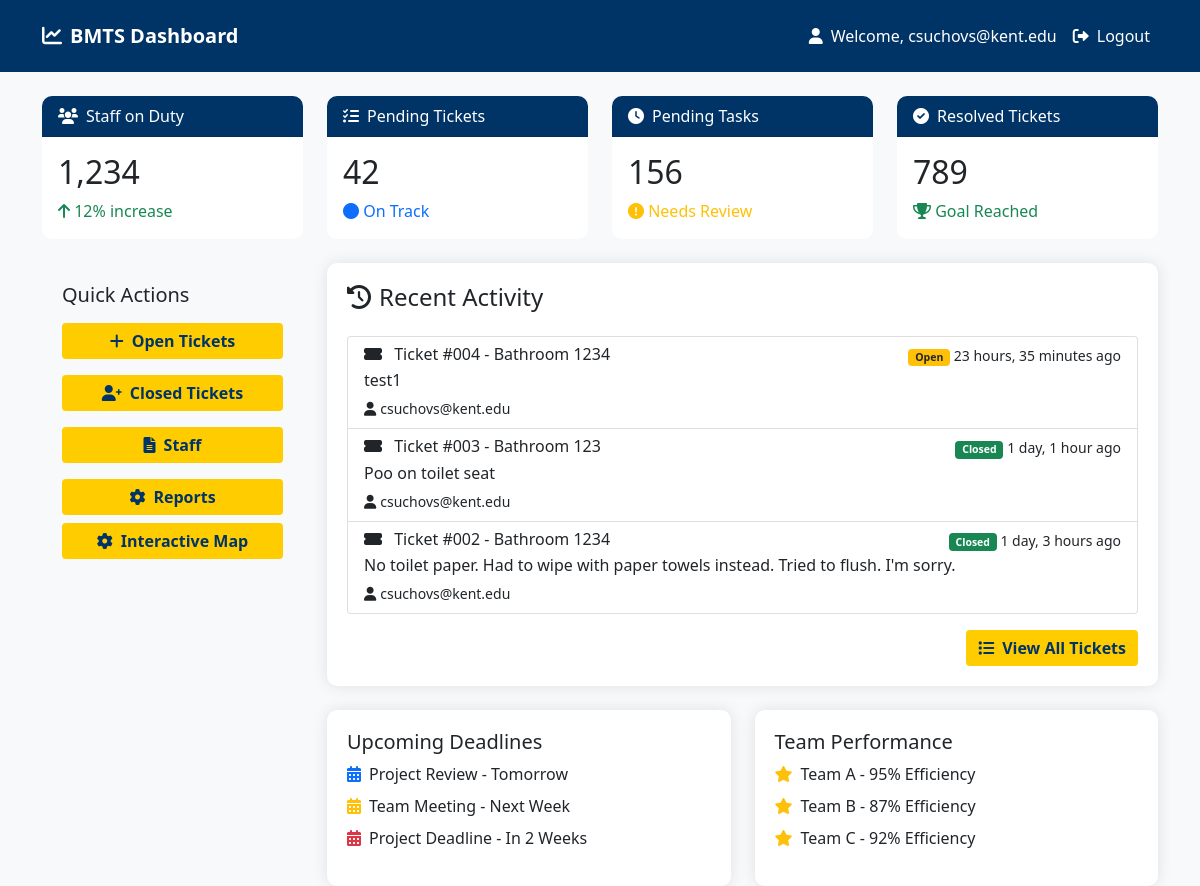
/ (signed in), run on the app's committed database.
### bmts/models.py (models this page shows, shortened)
class Staff(AbstractBaseUser, PermissionsMixin):
    email = models.EmailField(unique=True)
    first_name = models.CharField(max_length=30)
    last_name = models.CharField(max_length=30)
    is_active = models.BooleanField(default=True)
    is_staff = models.BooleanField(default=False)
    date_joined = models.DateTimeField(auto_now_add=True)
    objects = StaffManager()
    USERNAME_FIELD = 'email'
    REQUIRED_FIELDS = ['first_name', 'last_name']

class MaintenanceTicket(models.Model):
    STATUS_CHOICES = [
        ('Open', 'Open'),
        ('Closed', 'Closed'),
    ]
    bathroom_number = models.CharField(max_length=50)
    email = models.EmailField()
    description = models.TextField()
    date_submitted = models.DateTimeField(auto_now_add=True)
    date_closed = models.DateTimeField(null=True, blank=True)
    status = models.CharField(max_length=20, choices=STATUS_CHOICES, default='Open')
    ticket_number = models.CharField(max_length=10, unique=True, blank=True)

### bmts/views.py (the view)
# urls.py: path('', views.index, name='index'),
@login_required
def index(request):
    recent_tickets = MaintenanceTicket.objects.all().order_by('-date_submitted')[:3]
    context = {
        'recent_tickets': recent_tickets,
    }
    return render(request, 'bmts/index.html', context)

### bmts/templates/bmts/index.html (shortened to what this page needs)
<!DOCTYPE html>
<html>
<head>
    <link href="https://cdn.jsdelivr.net/npm/bootstrap@5.1.3/dist/css/bootstrap.min.css" rel="stylesheet">
    <link href="https://cdnjs.cloudflare.com/ajax/libs/font-awesome/6.0.0/css/all.min.css" rel="stylesheet">
</head>
<body class="bg-light">
    <nav class="navbar navbar-expand-lg">
        <div class="container">
            <a class="navbar-brand fw-bold" href="{% url 'bmts:index' %}">
                <i class="fas fa-chart-line me-2"></i>BMTS Dashboard
            </a>
            <div class="navbar-nav ms-auto">
                {% if user.is_authenticated %}
                    <span class="nav-item nav-link welcome-text">
                        <i class="fas fa-user me-2"></i>Welcome, {{ user.email }}
                    </span>
                    <a class="nav-item nav-link" href="{% url 'bmts:logout' %}">
                        <i class="fas fa-sign-out-alt me-2"></i>Logout
                    </a>
                {% endif %}
            </div>
        </div>
    </nav>
    <div class="container mt-4">
        <div class="row mb-4">
            <div class="col-md-3">
                <div class="card stat-card">
                    <div class="card-header">
                        <i class="fas fa-users me-2"></i>Staff on Duty
                    </div>
                    <div class="card-body">
                        <h2 class="card-title">1,234</h2>
                        <p class="card-text text-success"><i class="fas fa-arrow-up"></i> 12% increase</p>
                    </div>
                </div>
            </div>
            <div class="col-md-3">
                <div class="card stat-card">
                    <div class="card-header">
                        <i class="fas fa-tasks me-2"></i>Pending Tickets
                    </div>
                    <div class="card-body">
                        <h2 class="card-title">42</h2>
                        <p class="card-text text-primary"><i class="fas fa-circle"></i> On Track</p>
                    </div>
                </div>
            </div>
            <div class="col-md-3">
                <div class="card stat-card">
                    <div class="card-header">
                        <i class="fas fa-clock me-2"></i>Pending Tasks
                    </div>
                    <div class="card-body">
                        <h2 class="card-title">156</h2>
                        <p class="card-text text-warning"><i class="fas fa-exclamation-circle"></i> Needs Review</p>
                    </div>
                </div>
            </div>
            <div class="col-md-3">
                <div class="card stat-card">
                    <div class="card-header">
                        <i class="fas fa-check-circle me-2"></i>Resolved Tickets
                    </div>
                    <div class="card-body">
                        <h2 class="card-title">789</h2>
                        <p class="card-text text-success"><i class="fas fa-trophy"></i> Goal Reached</p>
                    </div>
                </div>
            </div>
        </div>
        <div class="row">
            <div class="col-md-3">
                <div class="sidebar mb-4">
                    <h5 class="mb-3">Quick Actions</h5>
                    <div class="d-grid gap-2">
                        <a href="{% url 'bmts:open_tickets' %}" class="btn quick-action mb-2">
                            <i class="fas fa-plus me-2"></i>Open Tickets
                        </a>
                        <a href="{% url 'bmts:closed_tickets' %}" class="btn quick-action mb-2">
                            <i class="fas fa-user-plus me-2"></i>Closed Tickets
                        </a>
                        <a href="{% url 'bmts:staff' %}" class="btn quick-action mb-2">
                            <i class="fas fa-file-alt me-2"></i>Staff
                        </a>
                        <a href="{% url 'bmts:reports' %}" class="btn quick-action">
                            <i class="fas fa-cog me-2"></i>Reports
                        </a>
                        <a href="{% url 'bmts:map' %}" class="btn quick-action">
                            <i class="fas fa-cog me-2"></i>Interactive Map
                        </a>
                    </div>
                </div>
            </div>
            <div class="col-md-9">
                <div class="chart-container mb-4">
                    <h4 class="mb-4">
                        <i class="fas fa-history me-2"></i>Recent Activity
                    </h4>
                    <div class="list-group">
                        {% for ticket in recent_tickets %}
                        <a href="{% url 'bmts:open_tickets' %}" class="list-group-item list-group-item-action">
                            <div class="d-flex w-100 justify-content-between">
                                <h6 class="mb-1">
                                    <i class="fas fa-ticket-alt me-2"></i>
                                    Ticket #{{ ticket.ticket_number }} - Bathroom {{ ticket.bathroom_number }}
                                </h6>
                                <small>
                                    {% if ticket.status == 'Open' %}
                                        <span class="badge bg-warning text-dark">Open</span>
                                    {% else %}
                                        <span class="badge bg-success">Closed</span>
                                    {% endif %}
                                    {{ ticket.date_submitted|timesince }} ago
                                </small>
                            </div>
                            <p class="mb-1">{{ ticket.description|truncatechars:100 }}</p>
                            <small>
                                <i class="fas fa-user me-1"></i>{{ ticket.email }}
                            </small>
                        </a>
                        {% empty %}
                        <div class="list-group-item text-center py-4">
                            <i class="fas fa-inbox fa-2x mb-2 text-muted"></i>
                            <p class="mb-0 text-muted">No recent maintenance tickets found.</p>
                        </div>
                        {% endfor %}
                    </div>
                    <div class="text-end mt-3">
                        <a href="{% url 'bmts:open_tickets' %}" class="btn quick-action">
                            <i class="fas fa-list me-2"></i>View All Tickets
                        </a>
                    </div>
                </div>
                <div class="row">
                    <div class="col-md-6">
                        <div class="chart-container">
                            <h5>Upcoming Deadlines</h5>
                            <ul class="list-unstyled">
                                <li class="mb-2"><i class="fas fa-calendar-alt me-2 text-primary"></i>Project Review - Tomorrow</li>
                                <li class="mb-2"><i class="fas fa-calendar-alt me-2 text-warning"></i>Team Meeting - Next Week</li>
                                <li><i class="fas fa-calendar-alt me-2 text-danger"></i>Project Deadline - In 2 Weeks</li>
                            </ul>
                        </div>
                    </div>
                    <div class="col-md-6">
                        <div class="chart-container">
                            <h5>Team Performance</h5>
                            <ul class="list-unstyled">
                                <li class="mb-2"><i class="fas fa-star me-2 text-warning"></i>Team A - 95% Efficiency</li>
                                <li class="mb-2"><i class="fas fa-star me-2 text-warning"></i>Team B - 87% Efficiency</li>
                                <li><i class="fas fa-star me-2 text-warning"></i>Team C - 92% Efficiency</li>
                            </ul>
                        </div>
                    </div>
                </div>
            </div>
        </div>
    </div>
</body>
</html>

### bmts/templates/bmts/index.html (style rules this page uses)
:root { --primary-color: #003366; --secondary-color: #ffcc00; }
.navbar { background-color: var(--primary-color) !important; padding: 1rem; }
.navbar-brand, .nav-link, .welcome-text { color: white !important; }
.stat-card { border: none; border-radius: 10px; transition: transform 0.3s; }
.card-header { background-color: var(--primary-color); color: white; border-radius: 10px 10px 0 0 !important; }
.quick-action { background-color: var(--secondary-color); border: none; color: var(--primary-color); font-weight: bold; }
.sidebar { background-color: #f8f9fa; border-radius: 10px; padding: 20px; }
.chart-container { background: white; border-radius: 10px; padding: 20px; box-shadow: 0 0 15px rgba(0,0,0,0.1); }

### data on the page
Staff: email "csuchovs@kent.edu"
MaintenanceTicket: ticket_number "004", bathroom_number "1234", status "Open", date_submitted "23 hours, 35 minutes", description "test1", email "csuchovs@kent.edu"
MaintenanceTicket: ticket_number "003", bathroom_number "123", status "Closed", date_submitted "1 day, 1 hour", description "Poo on toilet seat", email "csuchovs@kent.edu"
MaintenanceTicket: ticket_number "002", bathroom_number "1234", status "Closed", date_submitted "1 day, 3 hours", description "No toilet paper. Had to wipe with paper towels instead. Tried to flush. I'm sorry.", email "csuchovs@kent.edu"
